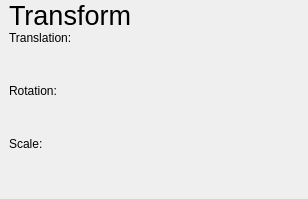
<?xml version="1.0" encoding="UTF-8"?>
<ui version="4.0">
 <class>TransformConfigView</class>
 <widget class="QWidget" name="TransformConfigView">
  <property name="geometry">
   <rect>
    <x>0</x>
    <y>0</y>
    <width>308</width>
    <height>199</height>
   </rect>
  </property>
  <property name="windowTitle">
   <string>Form</string>
  </property>
  <layout class="QGridLayout" name="gridLayout">
   <property name="leftMargin">
    <number>0</number>
   </property>
   <property name="topMargin">
    <number>0</number>
   </property>
   <property name="rightMargin">
    <number>0</number>
   </property>
   <property name="bottomMargin">
    <number>0</number>
   </property>
   <property name="spacing">
    <number>0</number>
   </property>
   <item row="0" column="0">
    <layout class="QHBoxLayout" name="horizontalLayout_2" stretch="">
     <property name="spacing">
      <number>0</number>
     </property>
    </layout>
   </item>
   <item row="1" column="0">
    <layout class="QVBoxLayout" name="verticalLayout">
     <property name="spacing">
      <number>0</number>
     </property>
     <item>
      <widget class="QWidget" name="TransformsGrid" native="true">
       <property name="sizePolicy">
        <sizepolicy hsizetype="Expanding" vsizetype="Expanding">
         <horstretch>0</horstretch>
         <verstretch>0</verstretch>
        </sizepolicy>
       </property>
       <layout class="QVBoxLayout" name="verticalLayout_2" stretch="0,0,1,0,1,0,1">
        <property name="spacing">
         <number>0</number>
        </property>
        <property name="topMargin">
         <number>0</number>
        </property>
        <item>
         <widget class="QLabel" name="label">
          <property name="font">
           <font>
            <pointsize>20</pointsize>
           </font>
          </property>
          <property name="text">
           <string>Transform</string>
          </property>
         </widget>
        </item>
        <item>
         <widget class="QLabel" name="TranslateL">
          <property name="text">
           <string>Translation:</string>
          </property>
         </widget>
        </item>
        <item>
         <widget class="TripletWidget" name="TranslationTriplet" native="true"/>
        </item>
        <item>
         <widget class="QLabel" name="RotationL">
          <property name="text">
           <string>Rotation:</string>
          </property>
         </widget>
        </item>
        <item>
         <widget class="TripletWidget" name="RotationTriplet" native="true"/>
        </item>
        <item>
         <widget class="QLabel" name="ScaleL">
          <property name="text">
           <string>Scale:</string>
          </property>
         </widget>
        </item>
        <item>
         <widget class="TripletWidget" name="ScaleTriplet" native="true"/>
        </item>
       </layout>
      </widget>
     </item>
    </layout>
   </item>
  </layout>
 </widget>
 <customwidgets>
  <customwidget>
   <class>TripletWidget</class>
   <extends>QWidget</extends>
   <header location="global">TripletWidget.h</header>
   <container>1</container>
  </customwidget>
 </customwidgets>
 <resources/>
 <connections/>
</ui>
